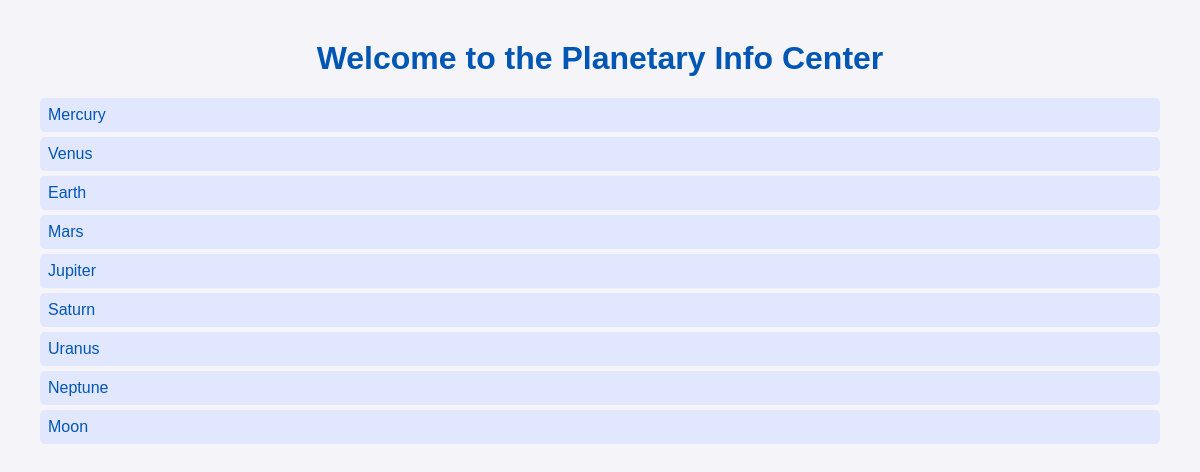
Before: / with the older database file.
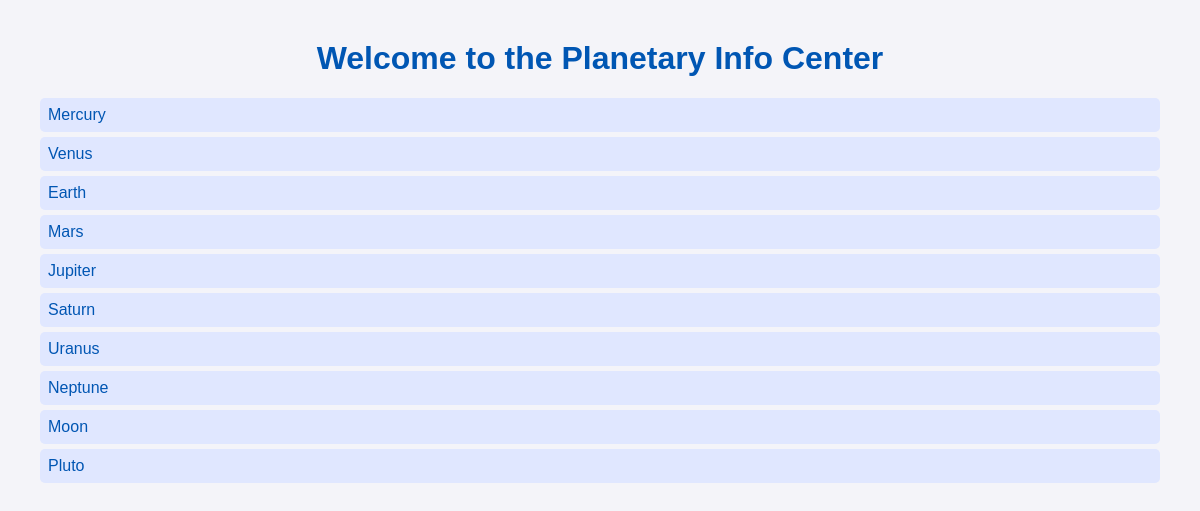
After: the same page with the newer database file.
### db_setup.py (models this page shows)
class Planet(db.Model):
    id = db.Column(db.Integer, primary_key=True)
    name = db.Column(db.String(50), unique=True, nullable=False)
    description = db.Column(db.String(200), nullable=False)
    distance_from_sun = db.Column(db.String(100))
    orbit_period = db.Column(db.String(100))

### app.py (the view)
@app.route('/')
def index():
    planets = Planet.query.all()  # This should fetch all planets
    return render_template('index.html', planets=planets)

### templates/index.html (shortened to what this page needs)
<!DOCTYPE html>
<html lang="en">
<head>
</head>
<body>
    <h1>Welcome to the Planetary Info Center</h1>
    <ul>
        {% for planet in planets %}
            <li><a href="/planet/{{ planet.name }}">{{ planet.name }}</a></li>
        {% endfor %}
    </ul>
</body>
</html>

### templates/index.html (style rules this page uses)
body { font-family: Arial, sans-serif; margin: 40px; background-color: #f4f4f9; color: #333; }
h1 { color: #0056b3; text-align: center; }
ul { list-style: none; padding: 0; }
li { padding: 8px; margin: 5px 0; background-color: #e0e7ff; border-radius: 5px; }
a { text-decoration: none; color: #0056b3; display: block; }

Changed rows visible on the page:
added Planet: name "Pluto"
